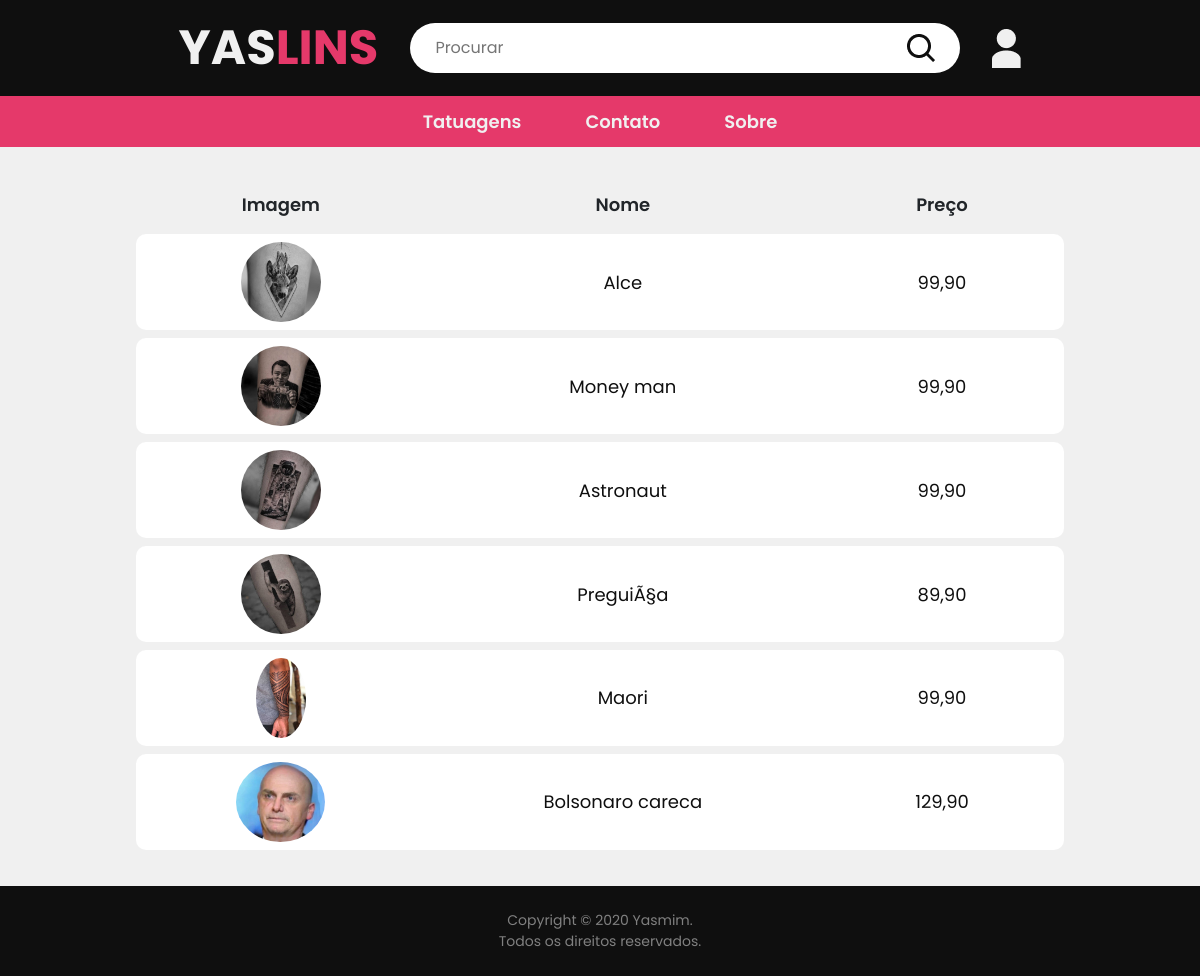
The page /prods.php on the database its author committed.
### tables this page shows
CREATE TABLE `prodsystem` (
  `id` int(11) NOT NULL,
  `imageProds` varchar(256) NOT NULL,
  `nameProds` varchar(128) NOT NULL,
  `descProds` varchar(256) NOT NULL,
  `priceProds` varchar(64) NOT NULL,
  `timesProds` varchar(24) NOT NULL,
  `pricetimesProds` varchar(64) NOT NULL
);

### prods.php (the view, shortened to what this page needs)
<!DOCTYPE html>
<html lang="pt-BR">
<head>
    <link rel="stylesheet" href="https://cdn.jsdelivr.net/npm/bootstrap@4.5.3/dist/css/bootstrap.min.css">
    <link rel="stylesheet" href="css/reset.css">
    <link rel="stylesheet" href="css/controls.css">
    <link rel="stylesheet" href="css/prods.css">
</head>
<body>
    <?php
    require "requires/navbar.php";
    ?>
    <div class="container_main">
        <div class="container_padding">
            <div class="item_deck item_deck-example">
                <div class="item_deck-acess item-example" style="cursor: default;">
                    <div class="item_tag prod_img"><span>Imagem</span></div>
                    <div class="item_tag prod_name"><span>Nome</span></div>
                    <div class="item_tag prod_price"><span>Preço</span></div>
                </div>
            </div>
            <?php
            require "includes/db.inc.php";
            $sql = "SELECT id, imageProds, nameProds, priceProds FROM prodsystem";
            $query = mysqli_query($conn,$sql);
            $result = mysqli_fetch_all($query);
            for ($i = 0; $i < sizeof($result); $i++) {
            echo ('<div class="item_deck">
                <a href="prodconfig?id='.$result[$i][0].'" class="item_deck-acess">
                    <div class="item_tag prod_img"><img src="imgs/database/'.$result[$i][1].'" alt=""></div>
                    <div class="item_tag prod_name"><span>'.$result[$i][2].'</span></div>
                    <div class="item_tag prod_price"><span>'.$result[$i][3].'</span></div>
                </a>
            </div> ');
            }
            ?>
        </div>
    </div>
    <?php
    require "requires/footer.php";
    ?>
</body>

### css/controls.css (style rules this page uses)
.container_main a { color: var(--black); transition: var(--default-time-trans); font-size: 18px; }
.item_deck { box-sizing: border-box; display: block; padding: 4px 16px; width: 100%; }
.item_deck-example { bottom: 8px; }
.item_deck-acess { display: flex; justify-content: center; padding: 8px; background-color: white; border-radius: 35px; }
.item_tag { display: flex; justify-content: center; align-items: center; padding: 0 8px; font-size: 18px; text-align: center; }
.item_tag span { white-space: nowrap; overflow: hidden; text-overflow: ellipsis; }
.item-example { background-color: transparent; font-weight: 600; }

### css/prods.css (style rules this page uses)
.prod_img { width: 30%; }
.prod_img img { max-height: 80px; margin: 0 auto; border-radius: 50%; }
.prod_name { width: 45%; }
.prod_price { width: 25%; }
.item_deck-acess { border-radius: 10px; }

### rows shown on the page
prodsystem: imageProds (picture), nameProds "Alce", priceProds "99,90"
prodsystem: imageProds (picture), nameProds "Money man", priceProds "99,90"
prodsystem: imageProds (picture), nameProds "Astronaut", priceProds "99,90"
prodsystem: imageProds (picture), nameProds "PreguiÃ§a", priceProds "89,90"
prodsystem: imageProds (picture), nameProds "Maori", priceProds "99,90"
prodsystem: imageProds (picture), nameProds "Bolsonaro careca", priceProds "129,90"
